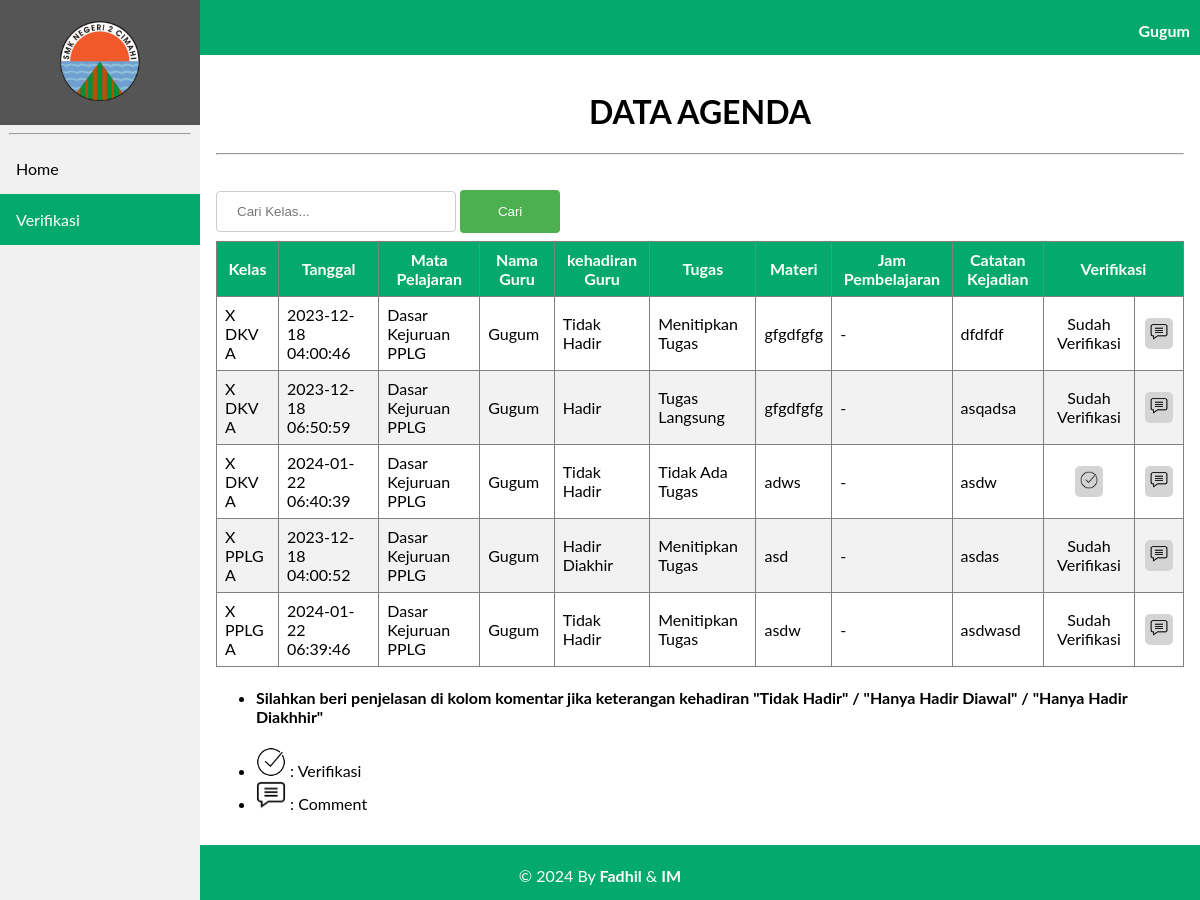
The app's page /agenda/verifikasi.php?id=198111032008011005, older data.
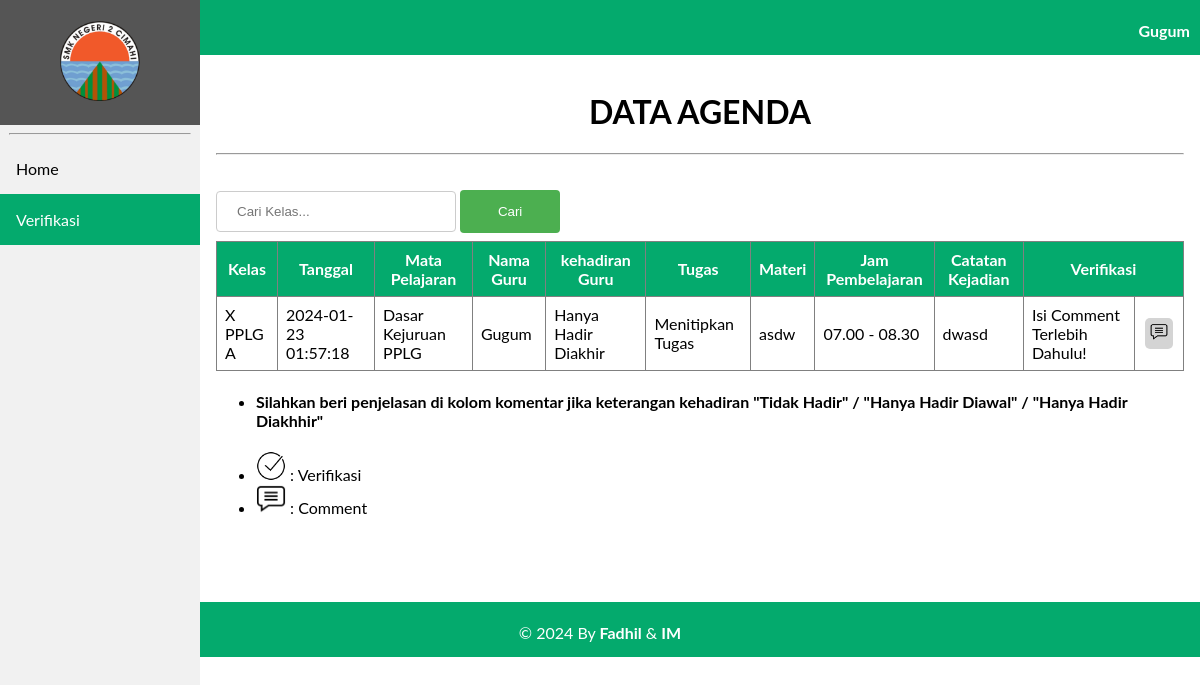
The same page, newer data.
### tables this page shows
CREATE TABLE `tb_guru` (
  `nip` varchar(18) NOT NULL,
  `id_mapel` varchar(6) NOT NULL,
  `nama_guru` varchar(100) NOT NULL,
  `password` varchar(100) NOT NULL,
  `role` int(11) NOT NULL
);

CREATE TABLE `tb_agenda` (
  `id_agenda` int(11) NOT NULL,
  `tgl` timestamp NOT NULL DEFAULT current_timestamp() ON UPDATE current_timestamp(),
  `jam_masuk` varchar(50) NOT NULL,
  `jam_selesai` varchar(50) NOT NULL,
  `nip` varchar(18) NOT NULL,
  `id_kelas` varchar(6) NOT NULL,
  `id_mapel` varchar(6) NOT NULL,
  `tugas` enum('Tugas Langsung','Menitipkan Tugas','Tidak Ada Tugas') NOT NULL,
  `materi` varchar(200) NOT NULL,
  `evaluasi` varchar(200) NOT NULL,
  `kehadiran` enum('Hadir','Tidak Hadir','Hanya Hadir Diakhir','Hanya Hadir Diawal') NOT NULL,
  `verifikasi` varchar(50) NOT NULL,
  `comment` text NOT NULL
);

CREATE TABLE `tb_kelas` (
  `id_kelas` varchar(6) NOT NULL,
  `nama_kelas` varchar(50) NOT NULL,
  `username` varchar(50) NOT NULL,
  `password` varchar(50) NOT NULL,
  `role` int(11) NOT NULL
);

CREATE TABLE `tb_mapel` (
  `id_mapel` varchar(6) NOT NULL,
  `nama_mapel` varchar(70) NOT NULL
);

### agenda/verifikasi.php (the view, shortened to what this page needs)
<?php
    include 'koneksi.php';
    $nip = $_GET['id'];
    $sql = "SELECT tb_agenda.id_agenda, tb_mapel.nama_mapel, tb_agenda.materi, tb_agenda.tugas, tb_guru.nama_guru, tb_agenda.kehadiran, tb_kelas.nama_kelas,
    tb_agenda.tgl, tb_agenda.evaluasi, tb_agenda.verifikasi, tb_agenda.jam_masuk, tb_agenda.jam_selesai, tb_agenda.comment FROM tb_agenda INNER JOIN tb_mapel ON tb_agenda.id_mapel = tb_mapel.id_mapel
    INNER JOIN tb_guru ON tb_agenda.nip = tb_guru.nip INNER JOIN tb_kelas ON tb_agenda.id_kelas = tb_kelas.id_kelas WHERE tb_agenda.nip = '$nip'";
    $level = mysqli_query($Conn, $sql);
    $sql1 = "SELECT * FROM tb_guru WHERE nip='$nip'";
    $k = mysqli_query($Conn,$sql1);
?>
<!DOCTYPE html>
<html>
<head>
    <link rel="stylesheet" href="navbar.css">
<body>
    <header>
        <div class="sidebar">
            <a href="beranda.php?id=<?= $nip ?>"><center><img src="image/2cmi.PNG" style="width: 80px; padding: 5px;"></center></a>
            <hr  style="width: 90%;">
            <a href="beranda2.php?id=<?= $nip ?>">Home</a>
            <a class="active" href="verifikasi.php?id=<?= $nip ?>">Verifikasi</a>
        </div>
    </header>
    <div class="head">
        <?php
              foreach($k as $nama){ ?>
              <p style="margin-right: 10px;"><b><?= $nama['nama_guru'] ?></b></p>
            <?php
              }
          ?>
    </div>
    <div class="content">
    <center>
<h1>DATA AGENDA</h1><hr> </center>
<br>
<form action="search_verifikasi.php" method="POST">
    <input type="text" name="search" placeholder="Cari Kelas...">
    <input type="submit" name="submit" value="Cari">
</form>
<center>
<table border="1" cellspacing="0" cellpadding = "10px">
    <thead>
        <tr>
            <th>Kelas</th>
            <th>Tanggal </th>
            <th>Mata Pelajaran</th>
            <th>Nama Guru</th>
            <th>kehadiran Guru</th>
            <th>Tugas </th>
            <th>Materi</th>
            <th>Jam Pembelajaran </th>
            <th>Catatan Kejadian </th>
            <th colspan="2">Verifikasi</th>
        </tr>
    </thead>
    <tbody>
    <?php foreach ($level as $row) : ?>
            <tr>
                <td><?= $row["nama_kelas"];?></td>
                <td><?= $row["tgl"];?></td>
                <td><?= $row["nama_mapel"];?></td>
                <td><?= $row["nama_guru"];?></td>
                <td><?= $row["kehadiran"];?></td>
                <td><?= $row["tugas"];?></td>
                <td><?= $row["materi"];?></td>
                <td><?= $row["jam_masuk"]." - ".$row['jam_selesai'];?></td>
                <td><?= $row["evaluasi"];?></td>
                <?php
                    $status = $row['verifikasi'];
                    if($status == "Sudah Verifikasi"){ ?>
                        <td><center><?= $status;?></center></td>
                        <td><a href="comment.php?id=<?= $row["id_agenda"]; ?>&nip=<?= $nip;?>" style="text-decoration: none;""><button class="btn"><img src="image/comment.PNG" width="18px"></button></a></td>
                <?php
                    }else{
                        if($row['kehadiran'] != "Hadir" && $row['comment'] == ""){
                ?>
                    <td>Isi Comment Terlebih Dahulu!</td>
                    <td><center><a href="comment.php?id=<?= $row["id_agenda"]; ?>&nip=<?= $nip;?>" style="text-decoration: none;""><button class="btn"><img src="image/comment.PNG" width="18px"></button></a></center></td>
                <?php
                        }else{ ?>
                     <td><center><a href="proses_verifikasi.php?id=<?= $row["id_agenda"]; ?>&nip=<?= $row["nip"];?>" style="text-decoration: none;"><button class="btn"><img src="image/ceklis.PNG" width="18px"></button></a></center></td>
                        <td><center><a href="comment.php?id=<?= $row["id_agenda"]; ?>&nip=<?= $nip;?>" style="text-decoration: none;""><button class="btn"><img src="image/comment.PNG" width="18px"></button></a></center></td>
                <?php
                        }
                    }
                ?>
            </tr>
            <?php endforeach ;
            ?>
    </tbody>
</table>
    </center>
<ul>
    <li>
        <h4>Silahkan beri penjelasan di kolom komentar jika keterangan kehadiran "Tidak Hadir" / "Hanya Hadir Diawal" / "Hanya Hadir Diakhhir"</h4>
    </li>
    <li>
        <img src="image/ceklis.PNG" width="30px"> :
        Verifikasi
    </li>
    <li>
        <img src="image/comment.PNG" width="30px"> :
        Comment
    </li>
</ul>
</div>
<div class="footer">
        <p>&copy; 2024 By <b>Fadhil</b> & <b>IM</b></p>
    </div>

Row changes from the older to the newer data that the page shows:
removed tb_agenda: id_kelas.nama_kelas "X DKV A", tgl "2023-12-18 04:00:46", id_mapel.nama_mapel "Dasar Kejuruan PPLG", nip.nama_guru "Gugum", kehadiran "Tidak Hadir", tugas "Menitipkan Tugas", materi "gfgdfgfg", evaluasi "dfdfdf", verifikasi "Sudah Verifikasi"
removed tb_agenda: id_kelas.nama_kelas "X DKV A", tgl "2023-12-18 06:50:59", id_mapel.nama_mapel "Dasar Kejuruan PPLG", nip.nama_guru "Gugum", kehadiran "Hadir", tugas "Tugas Langsung", materi "gfgdfgfg", evaluasi "asqadsa", verifikasi "Sudah Verifikasi"
removed tb_agenda: id_kelas.nama_kelas "X DKV A", tgl "2024-01-22 06:40:39", id_mapel.nama_mapel "Dasar Kejuruan PPLG", nip.nama_guru "Gugum", kehadiran "Tidak Hadir", tugas "Tidak Ada Tugas", materi "adws", evaluasi "asdw"
removed tb_agenda: id_kelas.nama_kelas "X PPLG A", tgl "2023-12-18 04:00:52", id_mapel.nama_mapel "Dasar Kejuruan PPLG", nip.nama_guru "Gugum", kehadiran "Hadir Diakhir", tugas "Menitipkan Tugas", materi "asd", evaluasi "asdas", verifikasi "Sudah Verifikasi"
removed tb_agenda: id_kelas.nama_kelas "X PPLG A", tgl "2024-01-22 06:39:46", id_mapel.nama_mapel "Dasar Kejuruan PPLG", nip.nama_guru "Gugum", kehadiran "Tidak Hadir", tugas "Menitipkan Tugas", materi "asdw", evaluasi "asdwasd", verifikasi "Sudah Verifikasi"
added tb_agenda: id_kelas.nama_kelas "X PPLG A", tgl "2024-01-23 01:57:18", id_mapel.nama_mapel "Dasar Kejuruan PPLG", nip.nama_guru "Gugum", kehadiran "Hanya Hadir Diakhir", tugas "Menitipkan Tugas", materi "asdw", jam_masuk "07.00", jam_selesai "08.30", evaluasi "dwasd"
